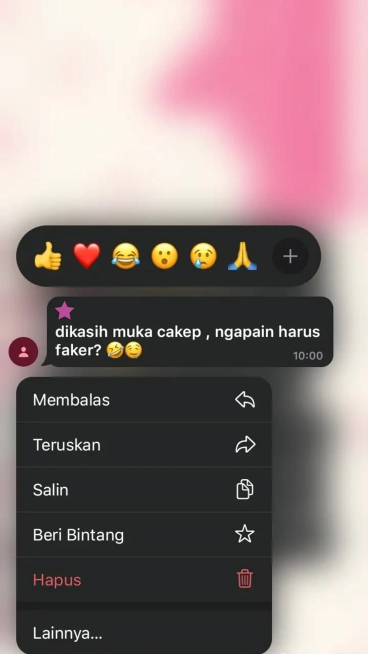
#> input picture api/iqc5-assets/reference.png, 736 x 1308 px (shown at 1/2 size)
$ python build-iqc5-photo-assets.py
#> lines starting #> are read from the running program, lines starting #| are printed output that depends on the picture; after the words box and inside, x2 and y2 are one past the last pixel; in counts of white or black regions, pixels touching at a corner belong together
#!/usr/bin/env python3
"""Rebuild backdrop/menu/demo from the committed reference PNG, never emojis.
Build-time only: pip install pillow numpy opencv-python-headless
"""
from pathlib import Path
from PIL import Image,ImageFilter,ImageDraw
import numpy as np,cv2
ROOT=Path(__file__).resolve().parents[1]
ASSETS=ROOT/'api/iqc5-assets'
im=Image.open(ASSETS/'reference.png').convert('RGB')
#> im is the input picture: PIL image 736x1308 RGB; mean R, G, B 139.3, 122.1, 122.5
small=cv2.resize(np.array(im),(184,327),interpolation=cv2.INTER_AREA)
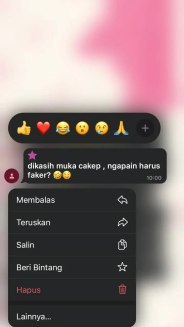
#> small: shape (327, 184, 3); mean R, G, B 139.3, 122.1, 122.5
mask=np.zeros((327,184),np.uint8)
cv2.rectangle(mask,(4,110),(166,186),255,-1)
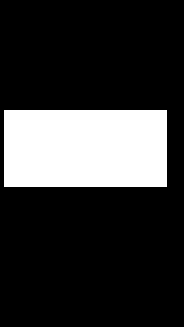
#> mask: shape (327, 184); 20.9% white; 1 white region, box (x1, y1, x2, y2) and area: (4, 110, 167, 187) 12551
cv2.rectangle(mask,(5,184),(138,326),255,-1)
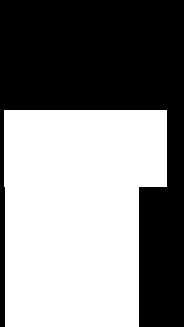
#> mask: shape (327, 184); 52% white; 1 black region, box (x1, y1, x2, y2) and area: (0, 0, 184, 327) 28857
clean=cv2.inpaint(small,mask,8,cv2.INPAINT_TELEA)
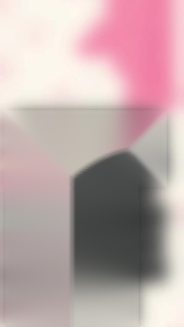
#> clean: shape (327, 184, 3); mean R, G, B 189.4, 168.6, 169
Image.fromarray(clean).resize((736,1308),Image.Resampling.BICUBIC).filter(ImageFilter.GaussianBlur(7)).save(ASSETS/'backdrop.jpg',quality=95)
im.crop((33,754,545,1308)).save(ASSETS/'menu.png')
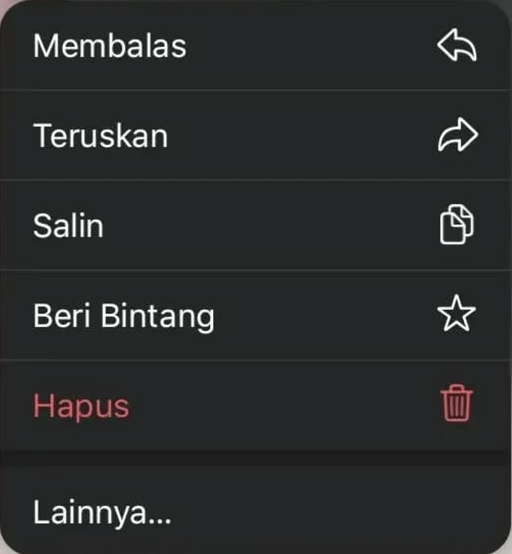
#> saved as menu.png: PIL image 512x554 RGB; mean R, G, B 43, 43.7, 44.3
avatar=Image.new('RGB',(192,192),(128,62,117));paint=ImageDraw.Draw(avatar)
#> after `avatar = Image.new('RGB', (192, 192), (128, 62, 117))`:
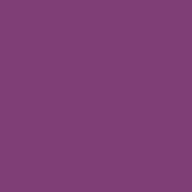
#> avatar: PIL image 192x192 RGB; mean R, G, B 128, 62, 117
paint.ellipse((51,27,141,117),fill=(250,223,198));paint.ellipse((17,110,175,241),fill=(59,94,151))
paint.ellipse((53,26,139,69),fill=(46,27,25));paint.ellipse((77,69,83,75),fill=(46,27,25));paint.ellipse((109,69,115,75),fill=(46,27,25))
paint.arc((82,77,111,96),0,180,fill=(157,65,55),width=3)
avatar.save(ROOT/'public/images/iqc5-avatar-demo.png')
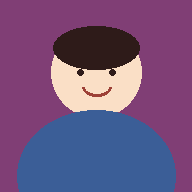
#> saved as iqc5-avatar-demo.png: PIL image 192x192 RGB; mean R, G, B 112.6, 83.6, 126.7
print('IQC5 photo assets ready; reference bytes and RGBA emojis unchanged.')
